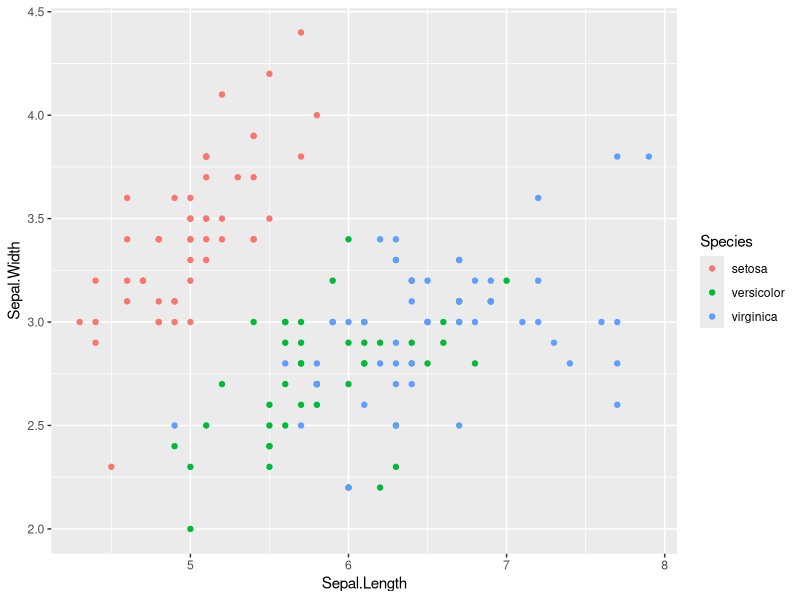
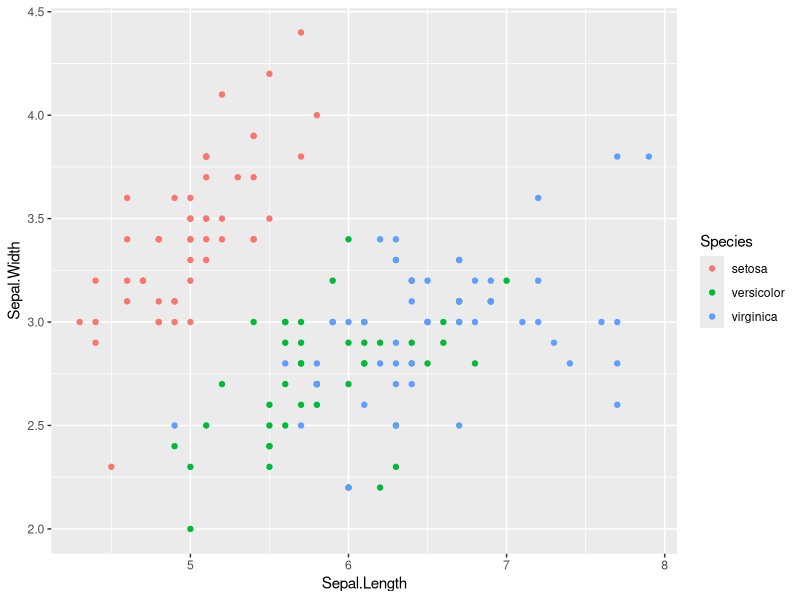
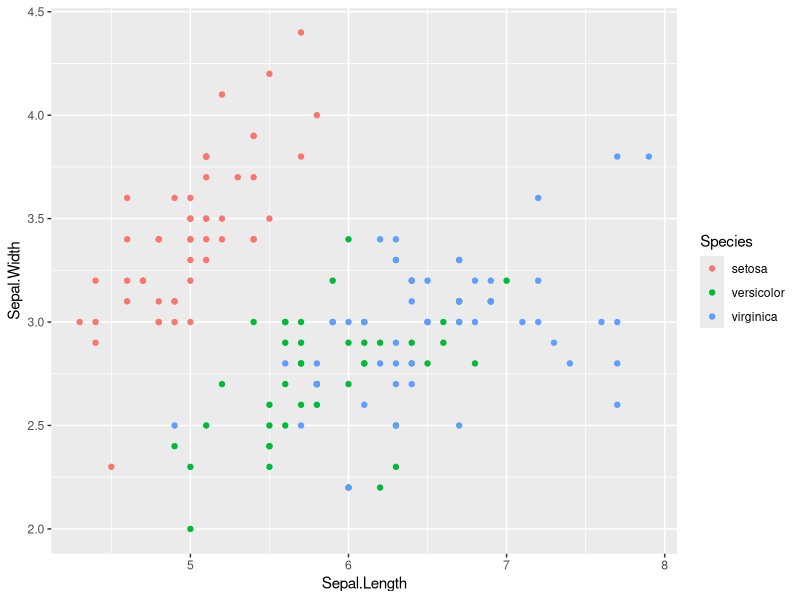
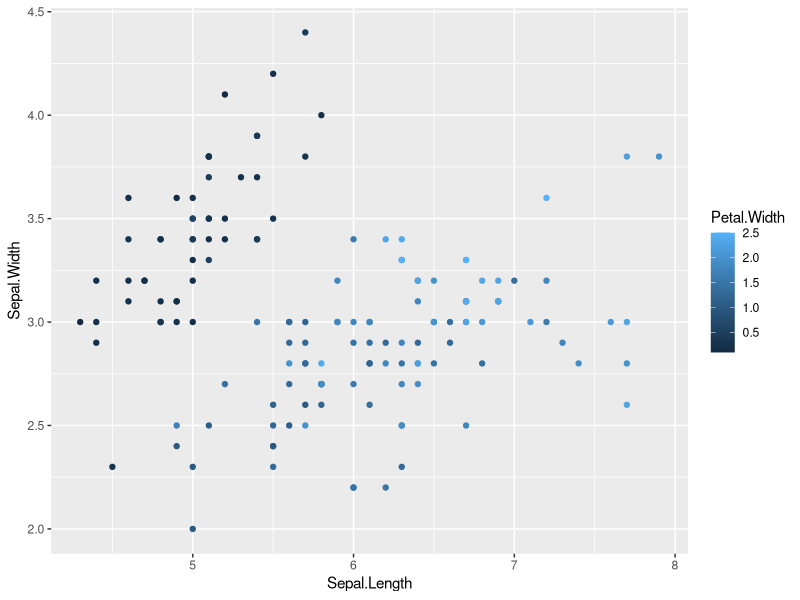
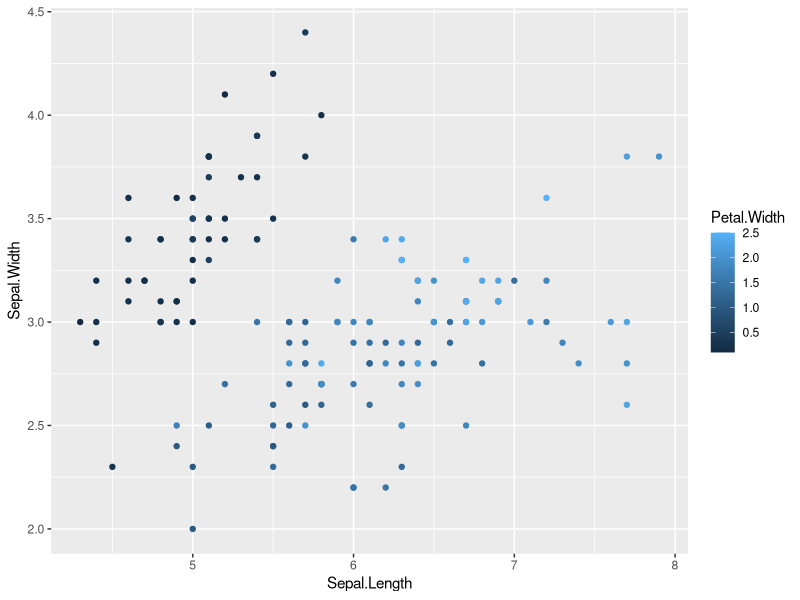
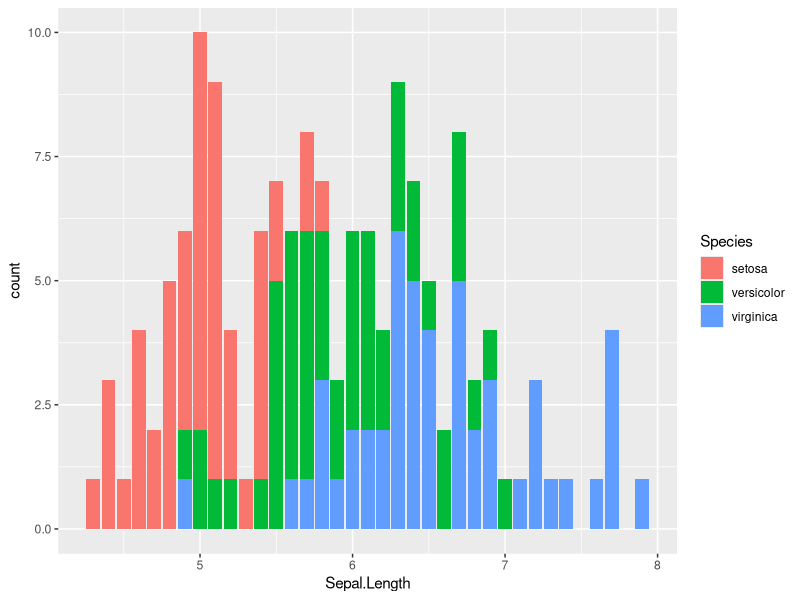
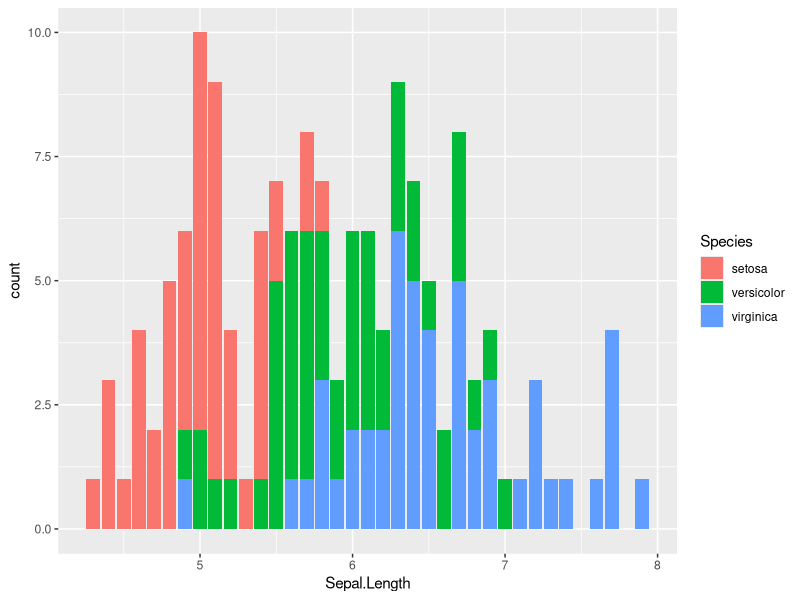
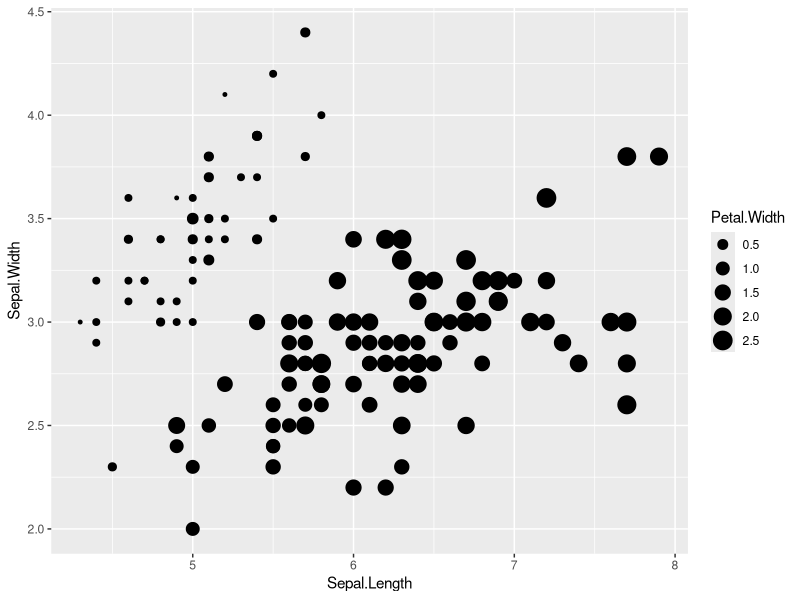

These figures' R source, in order:
## ---- chunk 1
# Load ggplot2
library(ggplot2)

# Scatterplot using iris data set
ggplot(data = iris,
       mapping =
         aes(x = Sepal.Length,
           y = Sepal.Width,
           colour = Species)) +
  geom_point()

## ---- chunk 2
# Load ggplot2
library(ggplot2)

# Scatterplot using iris data set with colour
ggplot(data = iris,
       mapping =
         aes(x = Sepal.Length,
           y = Sepal.Width,
           colour = Species)) +
  geom_point()

## ---- chunk 3
#| echo: FALSE
#| eval: TRUE
#| fig.width: 6
#| fig.asp: 0.618


# Load ggplot2
library(ggplot2)

# Scatterplot using iris data set with colour
ggplot(data = iris,
       mapping =
         aes(x = Sepal.Length,
           y = Sepal.Width,
           colour = Species)) +
  geom_point()

## ---- chunk 4
# Load ggplot2
library(ggplot2)

# Scatterplot using iris data set with colour (continuous)
ggplot(data = iris,
       mapping =
         aes(x = Sepal.Length,
           y = Sepal.Width,
           colour = Petal.Width)) +
  geom_point()

## ---- chunk 5
#| echo: FALSE
#| eval: TRUE
#| fig.width: 6
#| fig.asp: 0.618


# Load ggplot2
library(ggplot2)

# Scatterplot using iris data set with colour (continuous)
ggplot(data = iris,
       mapping =
         aes(x = Sepal.Length,
           y = Sepal.Width,
           colour = Petal.Width)) +
  geom_point()

## ---- chunk 6
# Load ggplot2
library(ggplot2)

# Bar plot using iris data set with fill
ggplot(data = iris,
       mapping =
         aes(x = Sepal.Length,
           fill = Species)) +
  geom_bar()

## ---- chunk 7
#| echo: FALSE
#| eval: TRUE
#| fig.width: 6
#| fig.asp: 0.618


# Load ggplot2
library(ggplot2)

# Bar plot using iris data set with fill
ggplot(data = iris,
       mapping =
         aes(x = Sepal.Length,
           fill = Species)) +
  geom_bar()

## ---- chunk 8
# Load ggplot2
library(ggplot2)

# Scatterplot using iris data set with size
ggplot(data = iris,
       mapping =
         aes(x = Sepal.Length,
           y = Sepal.Width,
           size = Petal.Width)) +
  geom_point()

## ---- chunk 9
#| echo: FALSE
#| eval: TRUE
#| fig.width: 6
#| fig.asp: 0.618


# Load ggplot2
library(ggplot2)

# Scatterplot using iris data set with size
ggplot(data = iris,
       mapping =
         aes(x = Sepal.Length,
           y = Sepal.Width,
           size = Petal.Width)) +
  geom_point()

## ---- chunk 10
# Load ggplot2
library(ggplot2)

# Scatterplot using iris data set with shapes
ggplot(data = iris,
       mapping =
         aes(x = Sepal.Length,
           y = Sepal.Width,
           shape = Species)) +
  geom_point()

## ---- chunk 11
#| echo: FALSE
#| eval: TRUE
#| fig.width: 6
#| fig.asp: 0.618


# Load ggplot2
library(ggplot2)

# Scatterplot using iris data set with size
ggplot(data = iris,
       mapping =
         aes(x = Sepal.Length,
           y = Sepal.Width,
           shape = Species)) +
  geom_point()

## ---- chunk 12
# Load ggplot2
library(ggplot2)

# Scatterplot using iris data set with colour and shapes
ggplot(data = iris,
       mapping =
         aes(x = Sepal.Length,
           y = Sepal.Width,
           colour = Species,
           shape = Species)) +
  geom_point()

## ---- chunk 13
#| echo: FALSE
#| eval: TRUE
#| fig.width: 6
#| fig.asp: 0.618


# Load ggplot2
library(ggplot2)

# Scatterplot using iris data set with colour and shapes
ggplot(data = iris,
       mapping =
         aes(x = Sepal.Length,
           y = Sepal.Width,
           colour = Species,
           shape = Species)) +
  geom_point()

## ---- chunk 14
# Load ggplot2
library(ggplot2)

# Bar plot using iris data set with fill
ggplot(data = iris,
       mapping =
         aes(x = Sepal.Length,
           fill = Species)) +
  geom_bar()

## ---- chunk 15
#| echo: FALSE
#| eval: TRUE
#| fig.width: 6
#| fig.asp: 0.618


# Load ggplot2
library(ggplot2)

# Bar plot using iris data set with fill
ggplot(data = iris,
       mapping =
         aes(x = Sepal.Length,
           fill = Species)) +
  geom_bar()

## ---- chunk 16
# Load ggplot2
library(ggplot2)

# Density plot using iris data set with fill
ggplot(data = iris,
       mapping =
         aes(x = Sepal.Length,
           fill = Species)) +
  geom_density()

## ---- chunk 17
#| echo: FALSE
#| eval: TRUE
#| fig.width: 6
#| fig.asp: 0.618


# Load ggplot2
library(ggplot2)

# Density plot using iris data set with fill
ggplot(data = iris,
       mapping =
         aes(x = Sepal.Length,
           fill = Species)) +
  geom_density()

## ---- chunk 18
# Load ggplot2
library(ggplot2)

# Density plot using iris data set with fill and alpha
ggplot(data = iris,
       mapping =
         aes(x = Sepal.Length,
           fill = Species,
           position = "identity",
           alpha = 0.5)) +
  geom_density()

## ---- chunk 19
#| echo: FALSE
#| eval: TRUE
#| fig.width: 6
#| fig.asp: 0.618


# Load ggplot2
library(ggplot2)

# Density plot using iris data set with fill and alpha
ggplot(data = iris,
       mapping =
         aes(x = Sepal.Length,
           fill = Species,
           alpha = 0.5)) +
  geom_density()

## ---- chunk 20
# Load ggplot2
library(ggplot2)

# Scatterplot using iris data set with shapes
ggplot(data = iris,
       mapping =
         aes(x = Sepal.Length,
           y = Sepal.Width,
           alpha = Petal.Width)) +
  geom_point()

## ---- chunk 21
#| echo: FALSE
#| eval: TRUE
#| fig.width: 6
#| fig.asp: 0.618


# Load ggplot2
library(ggplot2)

# Scatterplot using iris data set with size
ggplot(data = iris,
       mapping =
         aes(x = Sepal.Length,
           y = Sepal.Width,
           alpha = Petal.Width)) +
  geom_point()

## ---- chunk 22
# Load ggplot2
library(ggplot2)

# Scatterplot using iris data set with size
ggplot(data = iris,
       mapping =
         aes(x = Sepal.Length,
           y = Sepal.Width,
           alpha = Petal.Width)) +
  geom_point()

## ---- chunk 23
#| echo: FALSE
#| eval: TRUE
#| fig.width: 6
#| fig.asp: 0.618


# Load ggplot2
library(ggplot2)

# Scatterplot using iris data set with size
ggplot(data = iris,
       mapping =
         aes(x = Sepal.Length,
           y = Sepal.Width,
           alpha = Petal.Width)) +
  geom_point()

## ---- chunk 24
# Load ggplot2
library(ggplot2)

# Scatterplot using iris data set with facet_wrap()
ggplot(data = iris,
       mapping =
         aes(x = Sepal.Length,
           y = Sepal.Width)) +
  geom_point() +
  facet_wrap(~ Species)

## ---- chunk 25
#| echo: FALSE
#| eval: TRUE
#| fig.width: 6
#| fig.asp: 0.618


# Load ggplot2
library(ggplot2)

# Scatterplot using iris data set with facet_wrap()
ggplot(data = iris,
       mapping =
         aes(x = Sepal.Length,
           y = Sepal.Width)) +
  geom_point() +
  facet_wrap(~ Species)
## ---- chunk 26
# Load ggplot2
library(ggplot2)

# Scatterplot using mtcars data set with facet_wrap()
ggplot(data = mtcars,
       mapping =
         aes(x = hp,
           y = mpg)) +
  geom_point() +
  facet_grid(am ~ cyl)

## ---- chunk 27
#| echo: FALSE
#| eval: TRUE
#| fig.width: 6
#| fig.asp: 0.618


# Load ggplot2
library(ggplot2)

# Scatterplot using mtcars data set with facet_wrap()
ggplot(data = mtcars,
       mapping =
         aes(x = hp,
           y = mpg)) +
  geom_point() +
  facet_grid(am ~ cyl)
